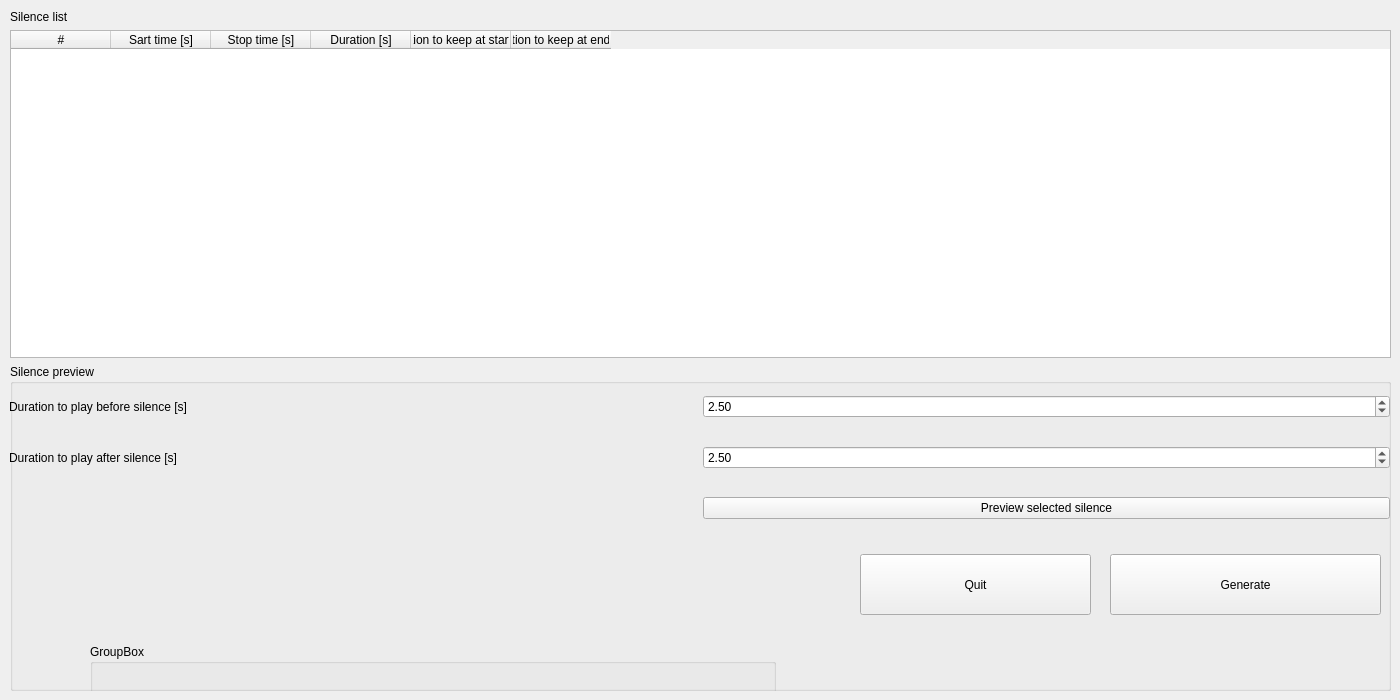
<?xml version="1.0" encoding="UTF-8"?>
<ui version="4.0">
 <class>Form</class>
 <widget class="QWidget" name="Form">
  <property name="geometry">
   <rect>
    <x>0</x>
    <y>0</y>
    <width>1400</width>
    <height>700</height>
   </rect>
  </property>
  <property name="sizePolicy">
   <sizepolicy hsizetype="MinimumExpanding" vsizetype="MinimumExpanding">
    <horstretch>0</horstretch>
    <verstretch>0</verstretch>
   </sizepolicy>
  </property>
  <property name="windowTitle">
   <string>SilenceRemover</string>
  </property>
  <property name="windowOpacity">
   <double>0.000000000000000</double>
  </property>
  <widget class="QWidget" name="verticalLayoutWidget">
   <property name="geometry">
    <rect>
     <x>10</x>
     <y>10</y>
     <width>1381</width>
     <height>681</height>
    </rect>
   </property>
   <layout class="QVBoxLayout" name="verticalLayout">
    <property name="sizeConstraint">
     <enum>QLayout::SetMaximumSize</enum>
    </property>
    <item>
     <widget class="QLabel" name="label">
      <property name="text">
       <string>Silence list</string>
      </property>
     </widget>
    </item>
    <item>
     <widget class="QTableWidget" name="silence_list_table_widget">
      <property name="sizePolicy">
       <sizepolicy hsizetype="Minimum" vsizetype="Expanding">
        <horstretch>0</horstretch>
        <verstretch>0</verstretch>
       </sizepolicy>
      </property>
      <column>
       <property name="text">
        <string>#</string>
       </property>
      </column>
      <column>
       <property name="text">
        <string>Sart time [s]</string>
       </property>
      </column>
      <column>
       <property name="text">
        <string>Stop time [s]</string>
       </property>
      </column>
      <column>
       <property name="text">
        <string>Duration [s]</string>
       </property>
      </column>
      <column>
       <property name="text">
        <string>Duration to keep at start [ms]</string>
       </property>
      </column>
      <column>
       <property name="text">
        <string>Duration to keep at end [ms]</string>
       </property>
      </column>
     </widget>
    </item>
    <item>
     <widget class="QGroupBox" name="groupBox">
      <property name="sizePolicy">
       <sizepolicy hsizetype="MinimumExpanding" vsizetype="Expanding">
        <horstretch>0</horstretch>
        <verstretch>0</verstretch>
       </sizepolicy>
      </property>
      <property name="sizeIncrement">
       <size>
        <width>1000</width>
        <height>200</height>
       </size>
      </property>
      <property name="title">
       <string>Silence preview</string>
      </property>
      <widget class="QWidget" name="gridLayoutWidget">
       <property name="geometry">
        <rect>
         <x>-1</x>
         <y>9</y>
         <width>1381</width>
         <height>171</height>
        </rect>
       </property>
       <layout class="QGridLayout" name="gridLayout">
        <item row="1" column="1">
         <widget class="QDoubleSpinBox" name="playtime_after_spin_box">
          <property name="value">
           <double>2.500000000000000</double>
          </property>
         </widget>
        </item>
        <item row="2" column="1">
         <widget class="QPushButton" name="test_silence_push_button">
          <property name="text">
           <string>Preview selected silence</string>
          </property>
         </widget>
        </item>
        <item row="1" column="0">
         <widget class="QLabel" name="label_3">
          <property name="text">
           <string>Duration to play after silence [s]</string>
          </property>
         </widget>
        </item>
        <item row="0" column="0">
         <widget class="QLabel" name="label_2">
          <property name="text">
           <string>Duration to play before silence [s]</string>
          </property>
         </widget>
        </item>
        <item row="0" column="1">
         <widget class="QDoubleSpinBox" name="playtime_before_spin_box">
          <property name="value">
           <double>2.500000000000000</double>
          </property>
         </widget>
        </item>
       </layout>
      </widget>
      <widget class="QPushButton" name="generate_push_button">
       <property name="geometry">
        <rect>
         <x>1100</x>
         <y>190</y>
         <width>271</width>
         <height>61</height>
        </rect>
       </property>
       <property name="sizePolicy">
        <sizepolicy hsizetype="Minimum" vsizetype="Expanding">
         <horstretch>0</horstretch>
         <verstretch>0</verstretch>
        </sizepolicy>
       </property>
       <property name="text">
        <string>Generate</string>
       </property>
      </widget>
      <widget class="QPushButton" name="quit_push_button">
       <property name="geometry">
        <rect>
         <x>850</x>
         <y>190</y>
         <width>231</width>
         <height>61</height>
        </rect>
       </property>
       <property name="text">
        <string>Quit</string>
       </property>
      </widget>
      <widget class="QGroupBox" name="groupBox_2">
       <property name="geometry">
        <rect>
         <x>80</x>
         <y>280</y>
         <width>686</width>
         <height>76</height>
        </rect>
       </property>
       <property name="sizePolicy">
        <sizepolicy hsizetype="Preferred" vsizetype="Expanding">
         <horstretch>0</horstretch>
         <verstretch>0</verstretch>
        </sizepolicy>
       </property>
       <property name="title">
        <string>GroupBox</string>
       </property>
      </widget>
     </widget>
    </item>
   </layout>
  </widget>
 </widget>
 <resources/>
 <connections/>
</ui>
